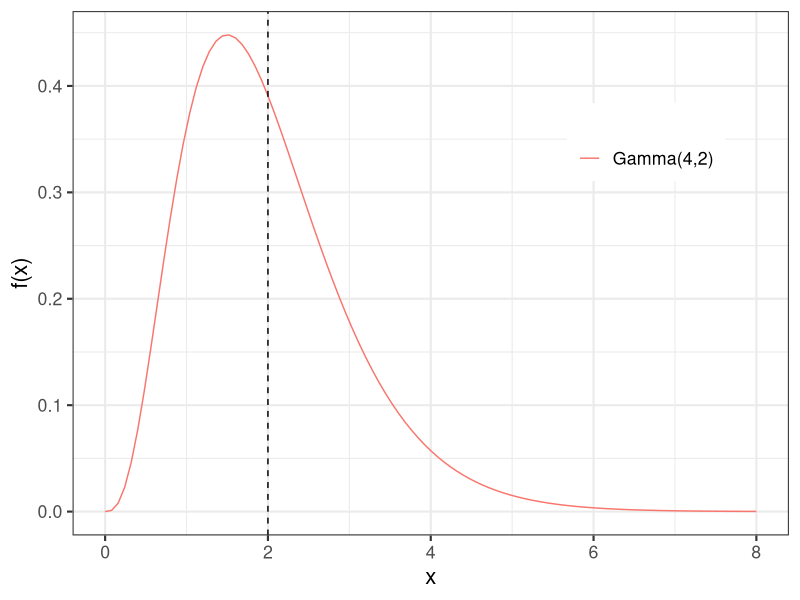
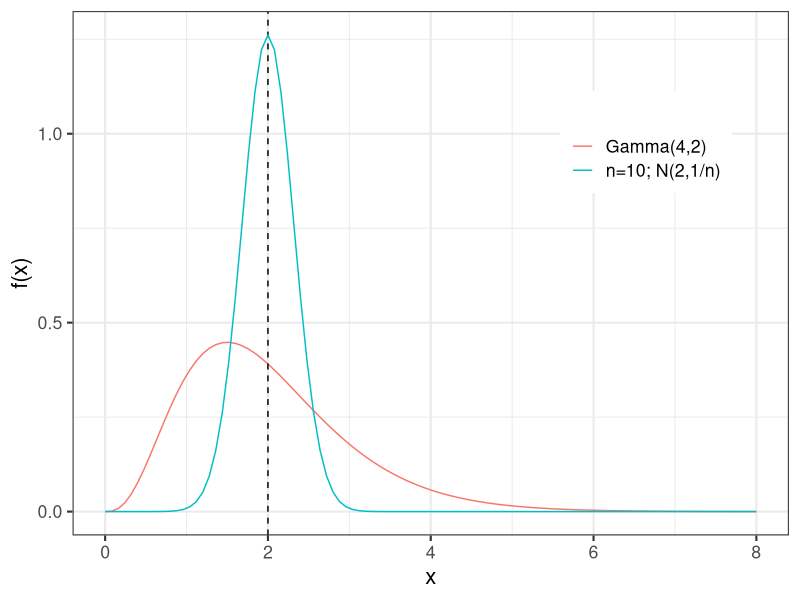
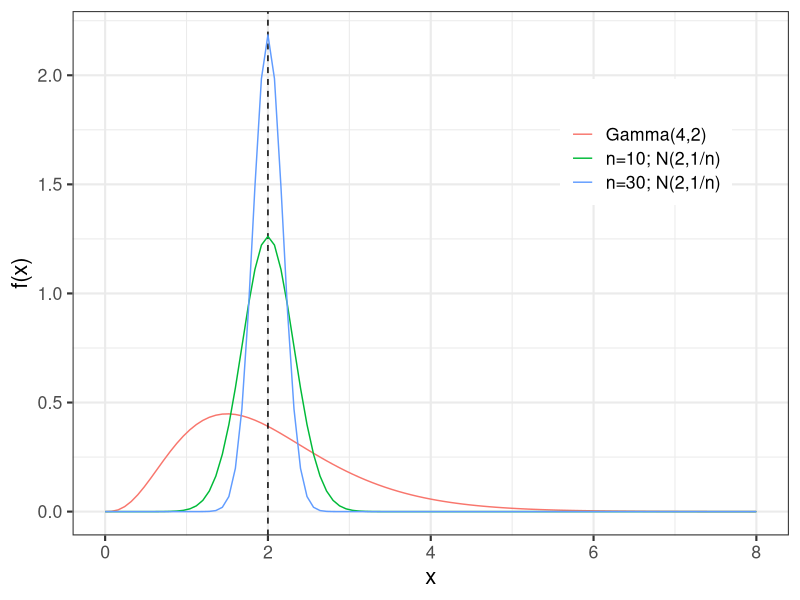
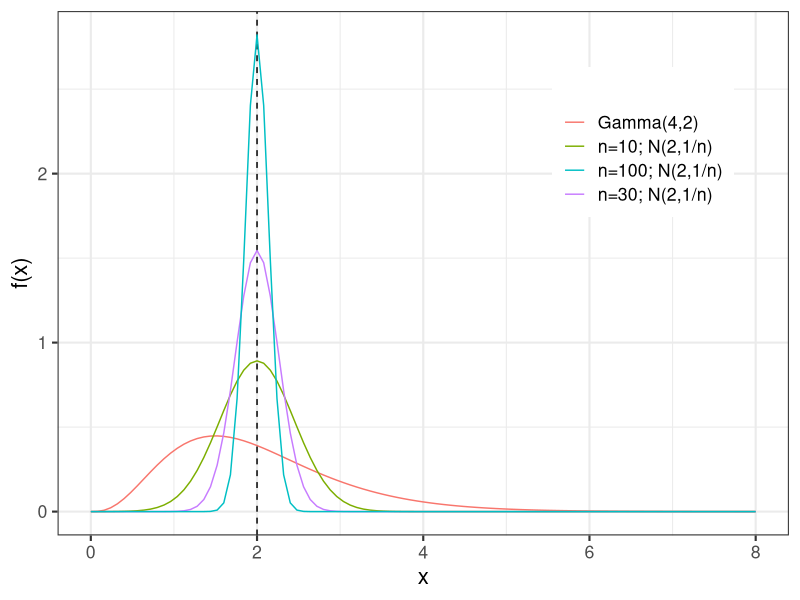
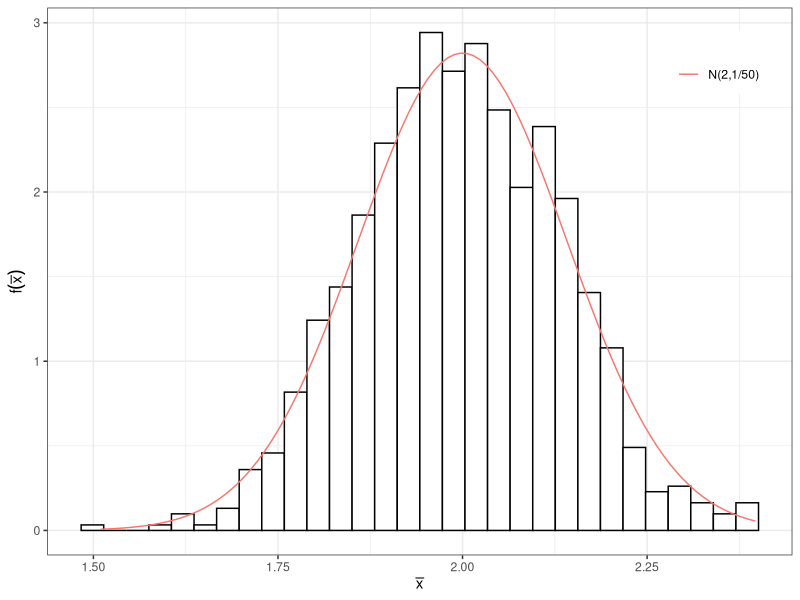

Reproduce these figures in R, in order.
## ---- chunk 1
library(ggplot2)

# param = cbind(c(0.5, 1:4), c(0.5, rep(2,3),1))
# labels <- parse(text = sprintf("alpha == %f ~ beta == %f", param[,1], param[,2]))

p <- ggplot() +
  geom_function(fun = dgamma, args = list(shape = 4, rate =2), mapping = aes(colour = "Gamma(4,2)" ) ) +
  geom_vline(xintercept = 2, linetype=2) + 
  # geom_function(fun = dgamma, args = list(shape = param[2,1], scale = param[2,2]), 
  #               mapping = aes(colour = "2", linetype ="2" ) ) +
  # geom_function(fun = dgamma, args = list(shape = param[3,1], scale = param[3,2]), 
  #               mapping = aes(colour = "3", linetype ="3" ) ) +
  # geom_function(fun = dgamma, args = list(shape = param[4,1], scale = param[4,2]), 
  #               mapping = aes(colour = "4", linetype ="4" ) ) +
  # geom_function(fun = dgamma, args = list(shape = param[5,1], scale = param[5,2]), 
  #               mapping = aes(colour = "5", linetype ="5" ) ) +
  # scale_color_manual(values = 1:5, breaks =  1:5, labels = labels) +
  # scale_linetype_manual(values = 1:5, breaks =  1:5, labels = labels) +
  xlim(0,8) +
  labs(
    x = "x",
    y = "f(x)",
    colour = "",
  ) + 
  theme_bw(base_size = 16) + 
    theme(legend.position = c(.8,.75))

p
## ---- chunk 2
p +
  # xlim(0,4) +
  geom_function(fun = dnorm, args = list(mean = 2, sd =sqrt(1/10)), mapping = aes(colour = "n=10; N(2,1/n)" ) )  
## ---- chunk 3
p +
  # xlim(0,4) +
  geom_function(fun = dnorm, args = list(mean = 2, sd =sqrt(1/10)), mapping = aes(colour = "n=10; N(2,1/n)" ) ) +
  geom_function(fun = dnorm, args = list(mean = 2, sd =sqrt(1/30)), mapping = aes(colour = "n=30; N(2,1/n)" ) )  
## ---- chunk 4
p +
  # xlim(0,4) +
  geom_function(fun = dnorm, args = list(mean = 2, sd =sqrt(2/10)), mapping = aes(colour = "n=10; N(2,1/n)" ) ) +
  geom_function(fun = dnorm, args = list(mean = 2, sd =sqrt(2/30)), mapping = aes(colour = "n=30; N(2,1/n)" ) ) +
  geom_function(fun = dnorm, args = list(mean = 2, sd =sqrt(2/100)), mapping = aes(colour = "n=100; N(2,1/n)" ) ) 
## ---- chunk 5
M = 1000
X <- matrix(rgamma(50*M, shape = 4, rate = 2), ncol=M)
c(mean(X[,1]), mean(X[,2]), mean(X[,1000]))
## ---- chunk 6
# Calcula medias por coluna
x.mean = apply(X = X, MARGIN = 2, FUN = mean)
x.mean[c(1,2,1000)]
## ---- chunk 7
library(ggplot2)
ggplot() + 
  geom_histogram(data = tibble::tibble(x = x.mean), mapping = aes(x=x, y=..density..), color=1, fill="white", bins = 30) + 
  # geom_density(aes(x=x, color = "Estimated")) + 
  geom_function(fun = dnorm, args = list(mean = 2, sd =sqrt(1/50)), mapping = aes(colour = "N(2,1/50)" ) )  +
  theme_bw() +
  labs(
    x = expression(bar(x)),
    y = expression(f(bar(x))),
    colour = ""
    ) +
  theme(legend.position.inside = T, legend.position = c(0.9, 0.9)) 
